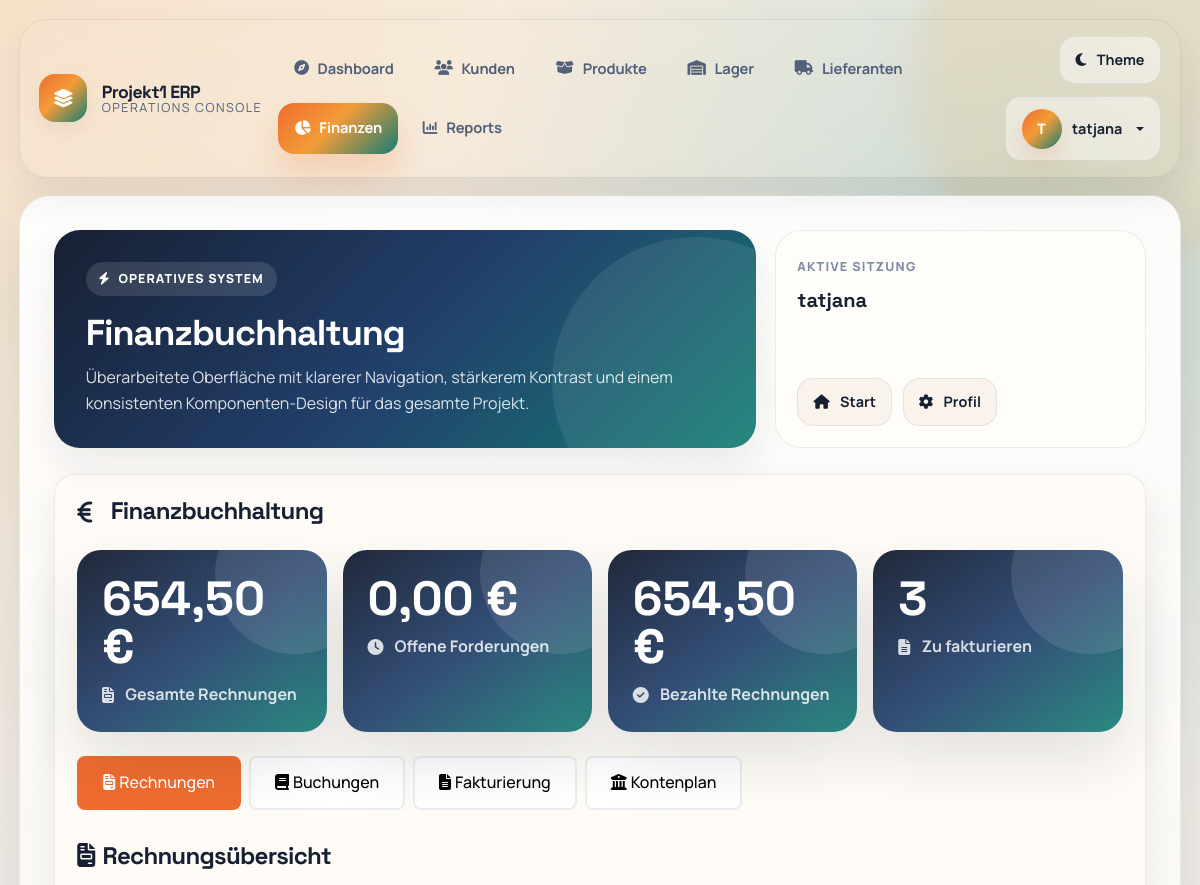
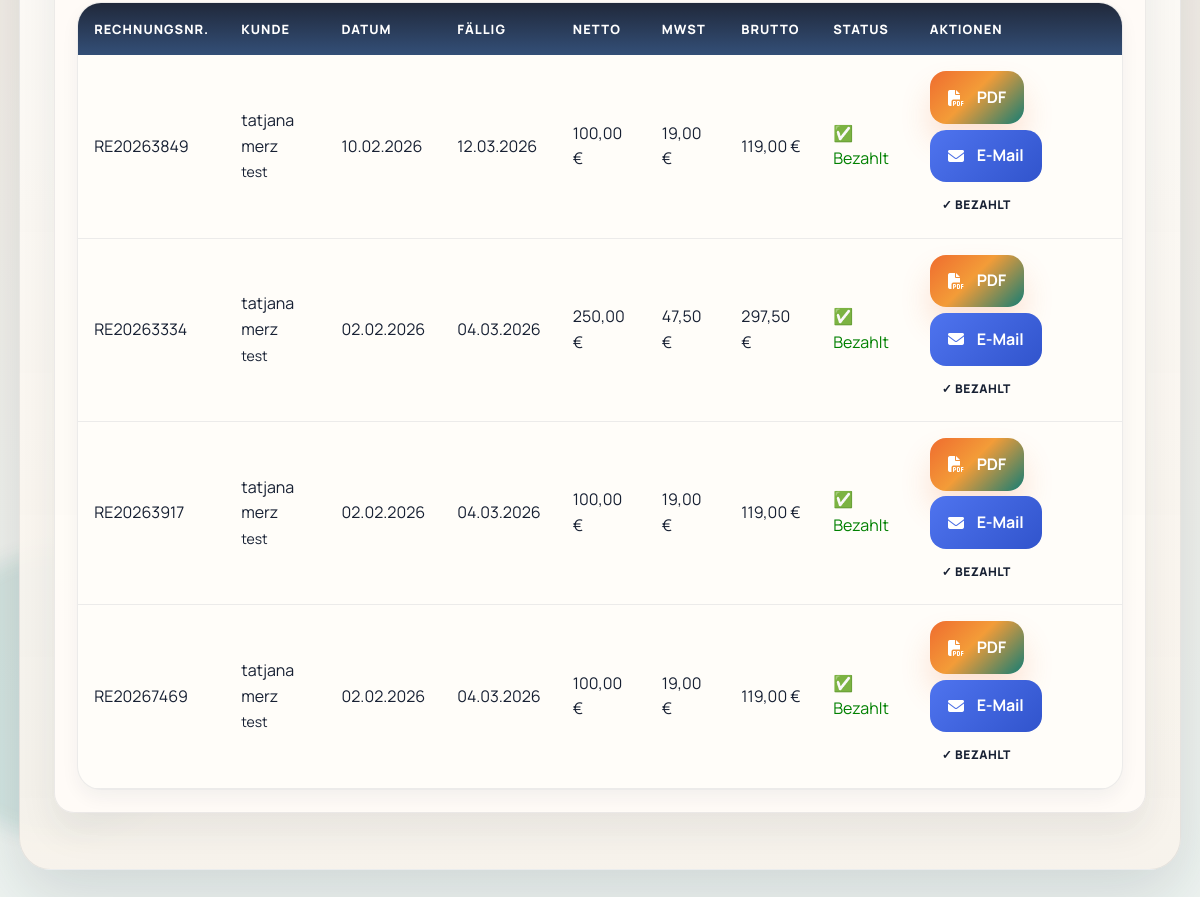
The page /finanzbuchhaltung.php (signed in) on the database its author committed (2 pictures, top to bottom).
### tables this page shows
CREATE TABLE rechnungen (
        id INTEGER PRIMARY KEY AUTOINCREMENT,
        rechnungsnummer TEXT UNIQUE,
        bestellung_id INTEGER,
        kunde_id INTEGER,
        rechnungsdatum DATE,
        faelligkeitsdatum DATE,
        nettobetrag DECIMAL(10,2),
        mwst_betrag DECIMAL(10,2),
        bruttobetrag DECIMAL(10,2),
        status TEXT DEFAULT 'offen',
        zahlungsdatum DATE,
        erstellt_am DATETIME DEFAULT CURRENT_TIMESTAMP,
        FOREIGN KEY (bestellung_id) REFERENCES bestellungen(idbestellung),
        FOREIGN KEY (kunde_id) REFERENCES kundensystem(id)
    );

CREATE TABLE kundensystem (
        id INTEGER PRIMARY KEY AUTOINCREMENT,
        kundennummer INTEGER,
        vorname TEXT,
        nachname TEXT,
        email TEXT,
        firma_id INTEGER, hinweise TEXT, konditionen TEXT,
        FOREIGN KEY (firma_id) REFERENCES firma(id)
    );

CREATE TABLE firma (
        id INTEGER PRIMARY KEY AUTOINCREMENT,
        firmenname TEXT NOT NULL,
        strasse TEXT,
        ort TEXT
    );

### finanzbuchhaltung.php (the view, shortened to what this page needs)
<?php
require_once 'db_connection.php';
$stmt = $PDO->prepare("SELECT SUM(bruttobetrag) as gesamt_rechnungen FROM rechnungen");
$stmt->execute();
$gesamt_rechnungen = $stmt->fetch()['gesamt_rechnungen'] ?? 0;
$stmt = $PDO->prepare("SELECT SUM(bruttobetrag) as offene_rechnungen FROM rechnungen WHERE status = 'offen'");
$stmt->execute();
$offene_rechnungen = $stmt->fetch()['offene_rechnungen'] ?? 0;
$stmt = $PDO->prepare("SELECT SUM(bruttobetrag) as bezahlte_rechnungen FROM rechnungen WHERE status = 'bezahlt'");
$stmt->execute();
$bezahlte_rechnungen = $stmt->fetch()['bezahlte_rechnungen'] ?? 0;
$stmt = $PDO->prepare("SELECT b.*, k.vorname, k.nachname, f.firmenname FROM bestellungen b LEFT JOIN kundensystem k ON b.kundennummer = k.kundennummer LEFT JOIN firma f ON k.firma_id = f.id WHERE b.status = 'bestaetigt' AND b.idbestellung NOT IN (SELECT bestellung_id FROM rechnungen WHERE bestellung_id IS NOT NULL)");
$stmt->execute();
$offene_bestellungen = $stmt->fetchAll();
$stmt = $PDO->prepare("SELECT r.*, k.vorname, k.nachname, f.firmenname FROM rechnungen r LEFT JOIN kundensystem k ON r.kunde_id = k.kundennummer LEFT JOIN firma f ON k.firma_id = f.id ORDER BY r.rechnungsdatum DESC");
$stmt->execute();
$rechnungen = $stmt->fetchAll();
?>
<?php $page_title = 'Finanzbuchhaltung'; include 'includes/header.php'; ?>
<div class="dashboard-card">
    <h2 class="section-title mb-4">
        <i class="fas fa-euro-sign me-2"></i>Finanzbuchhaltung
    </h2>
    <div class="stats-grid mb-4">
        <div class="stat-card">
            <div class="stat-number"><?= number_format($gesamt_rechnungen, 2, ',', '.') ?> €</div>
            <div class="stat-label"><i class="fas fa-file-invoice me-1"></i>Gesamte Rechnungen</div>
        </div>
        <div class="stat-card">
            <div class="stat-number"><?= number_format($offene_rechnungen, 2, ',', '.') ?> €</div>
            <div class="stat-label"><i class="fas fa-clock me-1"></i>Offene Forderungen</div>
        </div>
        <div class="stat-card">
            <div class="stat-number"><?= number_format($bezahlte_rechnungen, 2, ',', '.') ?> €</div>
            <div class="stat-label"><i class="fas fa-check-circle me-1"></i>Bezahlte Rechnungen</div>
        </div>
        <div class="stat-card">
            <div class="stat-number"><?= count($offene_bestellungen) ?></div>
            <div class="stat-label"><i class="fas fa-file-alt me-1"></i>Zu fakturieren</div>
        </div>
    </div>
    <div class="tabs">
        <button class="tab active" onclick="showTab('rechnungen')"><i class="fas fa-file-invoice me-1"></i>Rechnungen</button>
        <button class="tab" onclick="showTab('buchungen')"><i class="fas fa-book me-1"></i>Buchungen</button>
        <button class="tab" onclick="showTab('fakturierung')"><i class="fas fa-file-alt me-1"></i>Fakturierung</button>
        <button class="tab" onclick="showTab('konten')"><i class="fas fa-university me-1"></i>Kontenplan</button>
    </div>
    <div id="rechnungen" class="tab-content active">
        <h4 class="mb-3"><i class="fas fa-file-invoice me-2"></i>Rechnungsübersicht</h4>
        <div class="modern-table">
            <table class="table">
                <thead>
                    <tr>
                        <th>Rechnungsnr.</th>
                        <th>Kunde</th>
                        <th>Datum</th>
                        <th>Fällig</th>
                        <th>Netto</th>
                        <th>MwSt</th>
                        <th>Brutto</th>
                        <th>Status</th>
                        <th>Aktionen</th>
                    </tr>
                </thead>
                <tbody>
                    <?php foreach ($rechnungen as $rechnung): ?>
                    <tr>
                        <td><?= htmlspecialchars($rechnung['rechnungsnummer']) ?></td>
                        <td><?= htmlspecialchars($rechnung['vorname'] . ' ' . $rechnung['nachname']) ?><br><small><?= htmlspecialchars($rechnung['firmenname'] ?? '') ?></small></td>
                        <td><?= date('d.m.Y', strtotime($rechnung['rechnungsdatum'])) ?></td>
                        <td><?= date('d.m.Y', strtotime($rechnung['faelligkeitsdatum'])) ?></td>
                        <td><?= number_format($rechnung['nettobetrag'], 2, ',', '.') ?> €</td>
                        <td><?= number_format($rechnung['mwst_betrag'], 2, ',', '.') ?> €</td>
                        <td><?= number_format($rechnung['bruttobetrag'], 2, ',', '.') ?> €</td>
                        <td>
                            <?php if ($rechnung['status'] === 'offen'): ?>
                                <span style="color: red;">⏳ Offen</span>
                            <?php else: ?>
                                <span style="color: green;">✅ Bezahlt</span>
                            <?php endif; ?>
                        </td>
                        <td>
                            <?php if ($rechnung['status'] === 'offen'): ?>
                                <a href="generate_rechnung_pdf.php?rechnung_id=<?= $rechnung['id'] ?>" class="action-btn btn-primary-modern" target="_blank"><i class="fas fa-file-pdf me-1"></i>PDF</a>
                                <a href="send_rechnung_email.php?rechnung_id=<?= $rechnung['id'] ?>" class="action-btn btn-info"><i class="fas fa-envelope me-1"></i>E-Mail</a>
                                <a href="rechnung_formular.php?rechnung_id=<?= $rechnung['id'] ?>" class="action-btn btn-warning-modern"><i class="fas fa-edit me-1"></i>Bearbeiten</a>
                                <form method="POST" style="display: inline;">
                                    <input type="hidden" name="action" value="zahlung_buchen">
                                    <input type="hidden" name="rechnung_id" value="<?= $rechnung['id'] ?>">
                                    <button type="submit" class="action-btn btn-success-modern"><i class="fas fa-check me-1"></i>Zahlung</button>
                                </form>
                            <?php else: ?>
                                <a href="generate_rechnung_pdf.php?rechnung_id=<?= $rechnung['id'] ?>" class="action-btn btn-primary-modern" target="_blank"><i class="fas fa-file-pdf me-1"></i>PDF</a>
                                <a href="send_rechnung_email.php?rechnung_id=<?= $rechnung['id'] ?>" class="action-btn btn-info"><i class="fas fa-envelope me-1"></i>E-Mail</a>
                                <span class="status-badge badge-success">✓ Bezahlt</span>
                            <?php endif; ?>
                        </td>
                    </tr>
                    <?php endforeach; ?>
                </tbody>
            </table>
        </div>
    </div>
</div>
<?php include 'includes/footer.php'; ?>

### assets/css/global.css (style rules this page uses)
.table-responsive, .modern-table { scrollbar-width: thin; }
.fa, .fas, .far, .fab { text-rendering: auto; -webkit-font-smoothing: antialiased; }

### includes/table-style.php (style rules this page uses)
.modern-table { border-radius: 24px; overflow: auto; }
.table td .btn, .table td .action-btn { margin-bottom: 0.35rem; }
.table td a { font-weight: 700; }

### finanzbuchhaltung.php (style rules this page uses)
.tabs { display: flex; gap: 0.5rem; margin-bottom: 2rem; flex-wrap: wrap; }
.tab { padding: 0.75rem 1.5rem; background: white; border: 2px solid var(--border); border-radius: 8px; cursor: pointer; font-weight: 500; transition: all 0.2s; }
.tab.active { background: var(--primary); color: white; border-color: var(--primary); }
.tab-content { display: none; }
.tab-content.active { display: block; }

### rows shown on the page
rechnungen: rechnungsnummer "RE20263849", kunde.nachname "tatjana merz", firma.firmenname "test", rechnungsdatum "10.02.2026", faelligkeitsdatum "12.03.2026", nettobetrag "100,00", mwst_betrag "19,00", bruttobetrag "119,00", status "✅ Bezahlt"
rechnungen: rechnungsnummer "RE20263334", kunde.nachname "tatjana merz", firma.firmenname "test", rechnungsdatum "02.02.2026", faelligkeitsdatum "04.03.2026", nettobetrag "250,00", mwst_betrag "47,50", bruttobetrag "297,50", status "✅ Bezahlt"
rechnungen: rechnungsnummer "RE20263917", kunde.nachname "tatjana merz", firma.firmenname "test", rechnungsdatum "02.02.2026", faelligkeitsdatum "04.03.2026", nettobetrag "100,00", mwst_betrag "19,00", bruttobetrag "119,00", status "✅ Bezahlt"
rechnungen: rechnungsnummer "RE20267469", kunde.nachname "tatjana merz", firma.firmenname "test", rechnungsdatum "02.02.2026", faelligkeitsdatum "04.03.2026", nettobetrag "100,00", mwst_betrag "19,00", bruttobetrag "119,00", status "✅ Bezahlt"

### other values the page prints
$item['label'] "Dashboard"
$item['label'] "Kunden"
$item['label'] "Produkte"
$item['label'] "Lager"
$item['label'] "Lieferanten"
$item['label'] "Finanzen"
$item['label'] "Reports"
substr($username, 0, 1) "T"
$username "tatjana"
$kicker "OPERATIVES SYSTEM"
$page_title "Finanzbuchhaltung"
$aside_label "AKTIVE SITZUNG"
$aside_value "tatjana"
$gesamt_rechnungen "654,50"
$offene_rechnungen "0,00"
